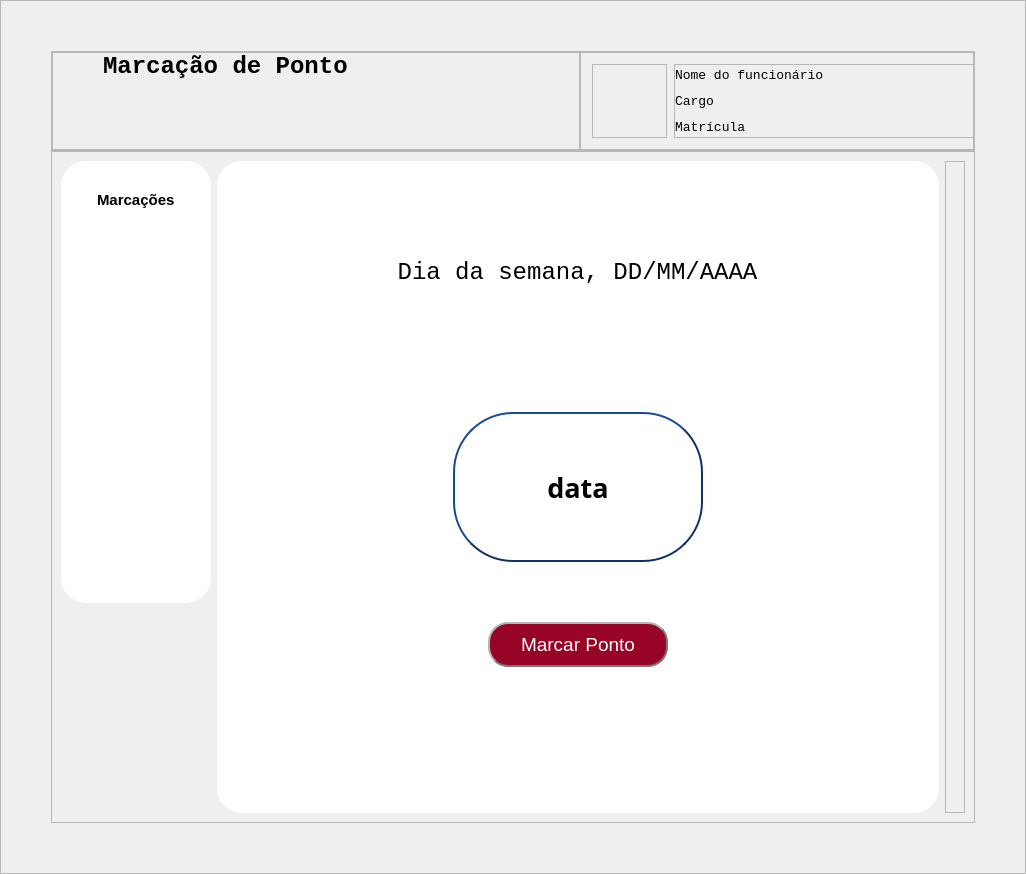
      <widget class="QWidget" name="user_marcaponto_pg">
       <layout class="QHBoxLayout" name="horizontalLayout_13">
        <property name="spacing">
         <number>0</number>
        </property>
        <property name="leftMargin">
         <number>0</number>
        </property>
        <property name="topMargin">
         <number>0</number>
        </property>
        <property name="rightMargin">
         <number>0</number>
        </property>
        <property name="bottomMargin">
         <number>0</number>
        </property>
        <item>
         <widget class="QFrame" name="frame_35">
          <property name="styleSheet">
           <string notr="true"/>
          </property>
          <property name="frameShape">
           <enum>QFrame::StyledPanel</enum>
          </property>
          <property name="frameShadow">
           <enum>QFrame::Raised</enum>
          </property>
          <layout class="QVBoxLayout" name="verticalLayout_40">
           <property name="spacing">
            <number>0</number>
           </property>
           <property name="leftMargin">
            <number>50</number>
           </property>
           <property name="topMargin">
            <number>50</number>
           </property>
           <property name="rightMargin">
            <number>50</number>
           </property>
           <property name="bottomMargin">
            <number>50</number>
           </property>
           <item>
            <widget class="QFrame" name="info_bar_grid">
             <property name="minimumSize">
              <size>
               <width>924</width>
               <height>100</height>
              </size>
             </property>
             <property name="maximumSize">
              <size>
               <width>924</width>
               <height>100</height>
              </size>
             </property>
             <property name="frameShape">
              <enum>QFrame::StyledPanel</enum>
             </property>
             <property name="frameShadow">
              <enum>QFrame::Raised</enum>
             </property>
             <layout class="QHBoxLayout" name="horizontalLayout_16">
              <property name="spacing">
               <number>0</number>
              </property>
              <property name="leftMargin">
               <number>0</number>
              </property>
              <property name="topMargin">
               <number>0</number>
              </property>
              <property name="rightMargin">
               <number>0</number>
              </property>
              <property name="bottomMargin">
               <number>0</number>
              </property>
              <item>
               <widget class="QFrame" name="title_marc_grid">
                <property name="maximumSize">
                 <size>
                  <width>530</width>
                  <height>100</height>
                 </size>
                </property>
                <property name="frameShape">
                 <enum>QFrame::StyledPanel</enum>
                </property>
                <property name="frameShadow">
                 <enum>QFrame::Raised</enum>
                </property>
                <layout class="QVBoxLayout" name="verticalLayout_43">
                 <property name="spacing">
                  <number>0</number>
                 </property>
                 <property name="leftMargin">
                  <number>50</number>
                 </property>
                 <property name="topMargin">
                  <number>0</number>
                 </property>
                 <property name="rightMargin">
                  <number>0</number>
                 </property>
                 <property name="bottomMargin">
                  <number>0</number>
                 </property>
                 <item alignment="Qt::AlignTop">
                  <widget class="QLabel" name="title_marc_text">
                   <property name="font">
                    <font>
                     <family>Lucida Console</family>
                     <pointsize>18</pointsize>
                     <weight>75</weight>
                     <bold>true</bold>
                    </font>
                   </property>
                   <property name="text">
                    <string>Marcação de Ponto</string>
                   </property>
                  </widget>
                 </item>
                </layout>
               </widget>
              </item>
              <item>
               <widget class="QFrame" name="func_info_grid">
                <property name="minimumSize">
                 <size>
                  <width>0</width>
                  <height>0</height>
                 </size>
                </property>
                <property name="maximumSize">
                 <size>
                  <width>394</width>
                  <height>100</height>
                 </size>
                </property>
                <property name="frameShape">
                 <enum>QFrame::StyledPanel</enum>
                </property>
                <property name="frameShadow">
                 <enum>QFrame::Raised</enum>
                </property>
                <layout class="QHBoxLayout" name="horizontalLayout_15">
                 <property name="spacing">
                  <number>7</number>
                 </property>
                 <property name="leftMargin">
                  <number>11</number>
                 </property>
                 <property name="topMargin">
                  <number>11</number>
                 </property>
                 <property name="rightMargin">
                  <number>11</number>
                 </property>
                 <property name="bottomMargin">
                  <number>11</number>
                 </property>
                 <item alignment="Qt::AlignHCenter">
                  <widget class="QFrame" name="frame_37">
                   <property name="maximumSize">
                    <size>
                     <width>75</width>
                     <height>75</height>
                    </size>
                   </property>
                   <property name="frameShape">
                    <enum>QFrame::StyledPanel</enum>
                   </property>
                   <property name="frameShadow">
                    <enum>QFrame::Raised</enum>
                   </property>
                   <layout class="QVBoxLayout" name="verticalLayout_42" stretch="0">
                    <property name="spacing">
                     <number>0</number>
                    </property>
                    <property name="leftMargin">
                     <number>0</number>
                    </property>
                    <property name="topMargin">
                     <number>0</number>
                    </property>
                    <property name="rightMargin">
                     <number>0</number>
                    </property>
                    <property name="bottomMargin">
                     <number>0</number>
                    </property>
                    <item>
                     <widget class="QLabel" name="user_icon3">
                      <property name="sizePolicy">
                       <sizepolicy hsizetype="Preferred" vsizetype="Preferred">
                        <horstretch>0</horstretch>
                        <verstretch>0</verstretch>
                       </sizepolicy>
                      </property>
                      <property name="minimumSize">
                       <size>
                        <width>75</width>
                        <height>75</height>
                       </size>
                      </property>
                      <property name="maximumSize">
                       <size>
                        <width>75</width>
                        <height>75</height>
                       </size>
                      </property>
                      <property name="font">
                       <font>
                        <weight>50</weight>
                        <bold>false</bold>
                        <kerning>true</kerning>
                       </font>
                      </property>
                      <property name="layoutDirection">
                       <enum>Qt::LeftToRight</enum>
                      </property>
                      <property name="frameShape">
                       <enum>QFrame::NoFrame</enum>
                      </property>
                      <property name="text">
                       <string/>
                      </property>
                      <property name="pixmap">
                       <pixmap resource="icons.qrc">:/icons/telas e icons/icons/Bianca/Icones e Imagens/IconeFuncionario.svg</pixmap>
                      </property>
                      <property name="scaledContents">
                       <bool>true</bool>
                      </property>
                      <property name="alignment">
                       <set>Qt::AlignCenter</set>
                      </property>
                      <property name="wordWrap">
                       <bool>false</bool>
                      </property>
                      <property name="openExternalLinks">
                       <bool>false</bool>
                      </property>
                     </widget>
                    </item>
                   </layout>
                  </widget>
                 </item>
                 <item>
                  <widget class="QFrame" name="user_info">
                   <property name="minimumSize">
                    <size>
                     <width>394</width>
                     <height>0</height>
                    </size>
                   </property>
                   <property name="maximumSize">
                    <size>
                     <width>394</width>
                     <height>100</height>
                    </size>
                   </property>
                   <property name="frameShape">
                    <enum>QFrame::StyledPanel</enum>
                   </property>
                   <property name="frameShadow">
                    <enum>QFrame::Raised</enum>
                   </property>
                   <layout class="QVBoxLayout" name="verticalLayout_41">
                    <property name="leftMargin">
                     <number>0</number>
                    </property>
                    <property name="topMargin">
                     <number>0</number>
                    </property>
                    <property name="rightMargin">
                     <number>0</number>
                    </property>
                    <property name="bottomMargin">
                     <number>0</number>
                    </property>
                    <item>
                     <widget class="QLabel" name="username_txt">
                      <property name="font">
                       <font>
                        <family>Lucida Console</family>
                        <pointsize>10</pointsize>
                        <weight>50</weight>
                        <bold>false</bold>
                       </font>
                      </property>
                      <property name="text">
                       <string>Nome do funcionário</string>
                      </property>
                     </widget>
                    </item>
                    <item>
                     <widget class="QLabel" name="cargo_txt">
                      <property name="font">
                       <font>
                        <family>Lucida Console</family>
                        <pointsize>10</pointsize>
                       </font>
                      </property>
                      <property name="text">
                       <string>Cargo</string>
                      </property>
                     </widget>
                    </item>
                    <item>
                     <widget class="QLabel" name="matricula_txt">
                      <property name="font">
                       <font>
                        <family>Lucida Console</family>
                        <pointsize>10</pointsize>
                       </font>
                      </property>
                      <property name="text">
                       <string>Matrícula</string>
                      </property>
                     </widget>
                    </item>
                   </layout>
                  </widget>
                 </item>
                </layout>
               </widget>
              </item>
             </layout>
            </widget>
           </item>
           <item>
            <widget class="QFrame" name="frame_marc_grid">
             <property name="frameShape">
              <enum>QFrame::StyledPanel</enum>
             </property>
             <property name="frameShadow">
              <enum>QFrame::Raised</enum>
             </property>
             <layout class="QHBoxLayout" name="horizontalLayout_14">
              <item alignment="Qt::AlignTop">
               <widget class="QFrame" name="esq_adequar">
                <property name="minimumSize">
                 <size>
                  <width>150</width>
                  <height>442</height>
                 </size>
                </property>
                <property name="maximumSize">
                 <size>
                  <width>20</width>
                  <height>442</height>
                 </size>
                </property>
                <property name="styleSheet">
                 <string notr="true">background-color: rgb(255, 255, 255);
border-radius: 25px;
border-style: outset;
</string>
                </property>
                <property name="frameShape">
                 <enum>QFrame::StyledPanel</enum>
                </property>
                <property name="frameShadow">
                 <enum>QFrame::Raised</enum>
                </property>
                <layout class="QVBoxLayout" name="verticalLayout_69">
                 <item>
                  <widget class="QFrame" name="frame_59">
                   <property name="minimumSize">
                    <size>
                     <width>115</width>
                     <height>60</height>
                    </size>
                   </property>
                   <property name="maximumSize">
                    <size>
                     <width>16777215</width>
                     <height>60</height>
                    </size>
                   </property>
                   <property name="frameShape">
                    <enum>QFrame::StyledPanel</enum>
                   </property>
                   <property name="frameShadow">
                    <enum>QFrame::Raised</enum>
                   </property>
                   <layout class="QVBoxLayout" name="verticalLayout_70">
                    <item alignment="Qt::AlignHCenter">
                     <widget class="QLabel" name="label_17">
                      <property name="minimumSize">
                       <size>
                        <width>0</width>
                        <height>20</height>
                       </size>
                      </property>
                      <property name="font">
                       <font>
                        <pointsize>11</pointsize>
                        <weight>75</weight>
                        <bold>true</bold>
                       </font>
                      </property>
                      <property name="text">
                       <string>Marcações</string>
                      </property>
                     </widget>
                    </item>
                   </layout>
                  </widget>
                 </item>
                 <item>
                  <widget class="QFrame" name="frame_60">
                   <property name="minimumSize">
                    <size>
                     <width>0</width>
                     <height>355</height>
                    </size>
                   </property>
                   <property name="maximumSize">
                    <size>
                     <width>16777215</width>
                     <height>16777215</height>
                    </size>
                   </property>
                   <property name="frameShape">
                    <enum>QFrame::StyledPanel</enum>
                   </property>
                   <property name="frameShadow">
                    <enum>QFrame::Raised</enum>
                   </property>
                   <layout class="QVBoxLayout" name="verticalLayout_71">
                    <item alignment="Qt::AlignHCenter">
                     <widget class="QLabel" name="lbl_entrada">
                      <property name="font">
                       <font>
                        <pointsize>9</pointsize>
                       </font>
                      </property>
                      <property name="text">
                       <string/>
                      </property>
                      <property name="alignment">
                       <set>Qt::AlignCenter</set>
                      </property>
                     </widget>
                    </item>
                    <item alignment="Qt::AlignHCenter">
                     <widget class="QLabel" name="lbl_intervalo_inicio">
                      <property name="font">
                       <font>
                        <pointsize>9</pointsize>
                       </font>
                      </property>
                      <property name="text">
                       <string/>
                      </property>
                      <property name="alignment">
                       <set>Qt::AlignCenter</set>
                      </property>
                     </widget>
                    </item>
                    <item alignment="Qt::AlignHCenter">
                     <widget class="QLabel" name="lbl_intervalo_retorno">
                      <property name="font">
                       <font>
                        <pointsize>9</pointsize>
                       </font>
                      </property>
                      <property name="text">
                       <string/>
                      </property>
                      <property name="alignment">
                       <set>Qt::AlignCenter</set>
                      </property>
                     </widget>
                    </item>
                    <item alignment="Qt::AlignHCenter">
                     <widget class="QLabel" name="lbl_saida">
                      <property name="font">
                       <font>
                        <pointsize>9</pointsize>
                       </font>
                      </property>
                      <property name="text">
                       <string/>
                      </property>
                      <property name="alignment">
                       <set>Qt::AlignCenter</set>
                      </property>
                     </widget>
                    </item>
                    <item alignment="Qt::AlignHCenter">
                     <widget class="QLabel" name="auxiliardegrid1">
                      <property name="font">
                       <font>
                        <pointsize>9</pointsize>
                       </font>
                      </property>
                      <property name="text">
                       <string/>
                      </property>
                     </widget>
                    </item>
                    <item alignment="Qt::AlignHCenter">
                     <widget class="QLabel" name="auxiliardegrid2">
                      <property name="font">
                       <font>
                        <pointsize>9</pointsize>
                       </font>
                      </property>
                      <property name="text">
                       <string/>
                      </property>
                     </widget>
                    </item>
                   </layout>
                  </widget>
                 </item>
                 <item>
                  <widget class="QLabel" name="label_14">
                   <property name="text">
                    <string/>
                   </property>
                  </widget>
                 </item>
                </layout>
               </widget>
              </item>
              <item>
               <widget class="QFrame" name="frame_15">
                <property name="styleSheet">
                 <string notr="true">background-color: rgb(255, 255, 255);
border-radius: 25px;
border-style: outset;
</string>
                </property>
                <property name="frameShape">
                 <enum>QFrame::StyledPanel</enum>
                </property>
                <property name="frameShadow">
                 <enum>QFrame::Raised</enum>
                </property>
                <layout class="QVBoxLayout" name="verticalLayout_36">
                 <item>
                  <widget class="QFrame" name="frame_20">
                   <property name="frameShape">
                    <enum>QFrame::StyledPanel</enum>
                   </property>
                   <property name="frameShadow">
                    <enum>QFrame::Raised</enum>
                   </property>
                   <layout class="QVBoxLayout" name="verticalLayout_38">
                    <item alignment="Qt::AlignHCenter|Qt::AlignVCenter">
                     <widget class="QLabel" name="lbl_dia">
                      <property name="font">
                       <font>
                        <family>Lucida Console</family>
                        <pointsize>18</pointsize>
                       </font>
                      </property>
                      <property name="text">
                       <string>Dia da semana, DD/MM/AAAA</string>
                      </property>
                      <property name="alignment">
                       <set>Qt::AlignCenter</set>
                      </property>
                     </widget>
                    </item>
                   </layout>
                  </widget>
                 </item>
                 <item>
                  <widget class="QFrame" name="frame_22">
                   <property name="frameShape">
                    <enum>QFrame::StyledPanel</enum>
                   </property>
                   <property name="frameShadow">
                    <enum>QFrame::Raised</enum>
                   </property>
                   <layout class="QVBoxLayout" name="verticalLayout_37">
                    <item alignment="Qt::AlignHCenter|Qt::AlignVCenter">
                     <widget class="QLabel" name="lbl_data">
                      <property name="minimumSize">
                       <size>
                        <width>250</width>
                        <height>150</height>
                       </size>
                      </property>
                      <property name="font">
                       <font>
                        <family>Lucida Bright</family>
                        <pointsize>20</pointsize>
                        <weight>75</weight>
                        <bold>true</bold>
                       </font>
                      </property>
                      <property name="styleSheet">
                       <string notr="true">border-radius: 60px;
border-style: outset;
border-width: 2px;
border-color: rgb(16, 49, 100)</string>
                      </property>
                      <property name="text">
                       <string>data</string>
                      </property>
                      <property name="alignment">
                       <set>Qt::AlignCenter</set>
                      </property>
                     </widget>
                    </item>
                   </layout>
                  </widget>
                 </item>
                 <item>
                  <widget class="QFrame" name="frame_34">
                   <property name="font">
                    <font>
                     <family>Lucida Console</family>
                     <pointsize>14</pointsize>
                    </font>
                   </property>
                   <property name="frameShape">
                    <enum>QFrame::StyledPanel</enum>
                   </property>
                   <property name="frameShadow">
                    <enum>QFrame::Raised</enum>
                   </property>
                   <layout class="QVBoxLayout" name="verticalLayout_39">
                    <property name="spacing">
                     <number>0</number>
                    </property>
                    <property name="leftMargin">
                     <number>0</number>
                    </property>
                    <property name="topMargin">
                     <number>25</number>
                    </property>
                    <property name="rightMargin">
                     <number>0</number>
                    </property>
                    <property name="bottomMargin">
                     <number>0</number>
                    </property>
                    <item alignment="Qt::AlignHCenter|Qt::AlignTop">
                     <widget class="QPushButton" name="registra_ponto_btn">
                      <property name="minimumSize">
                       <size>
                        <width>180</width>
                        <height>45</height>
                       </size>
                      </property>
                      <property name="maximumSize">
                       <size>
                        <width>180</width>
                        <height>45</height>
                       </size>
                      </property>
                      <property name="font">
                       <font>
                        <pointsize>14</pointsize>
                       </font>
                      </property>
                      <property name="cursor">
                       <cursorShape>PointingHandCursor</cursorShape>
                      </property>
                      <property name="styleSheet">
                       <string notr="true">background-color: rgb(152, 4, 39);
color: rgb(255, 255, 255);
border-radius: 20px;
border-style: outset;
border-width: 2px;
border-color: rgb(120, 120, 120);</string>
                      </property>
                      <property name="text">
                       <string>Marcar Ponto</string>
                      </property>
                     </widget>
                    </item>
                   </layout>
                  </widget>
                 </item>
                </layout>
               </widget>
              </item>
              <item>
               <widget class="QFrame" name="dir_adequar">
                <property name="minimumSize">
                 <size>
                  <width>20</width>
                  <height>652</height>
                 </size>
                </property>
                <property name="maximumSize">
                 <size>
                  <width>20</width>
                  <height>652</height>
                 </size>
                </property>
                <property name="frameShape">
                 <enum>QFrame::StyledPanel</enum>
                </property>
                <property name="frameShadow">
                 <enum>QFrame::Raised</enum>
                </property>
               </widget>
              </item>
             </layout>
            </widget>
           </item>
          </layout>
         </widget>
        </item>
       </layout>
      </widget>
